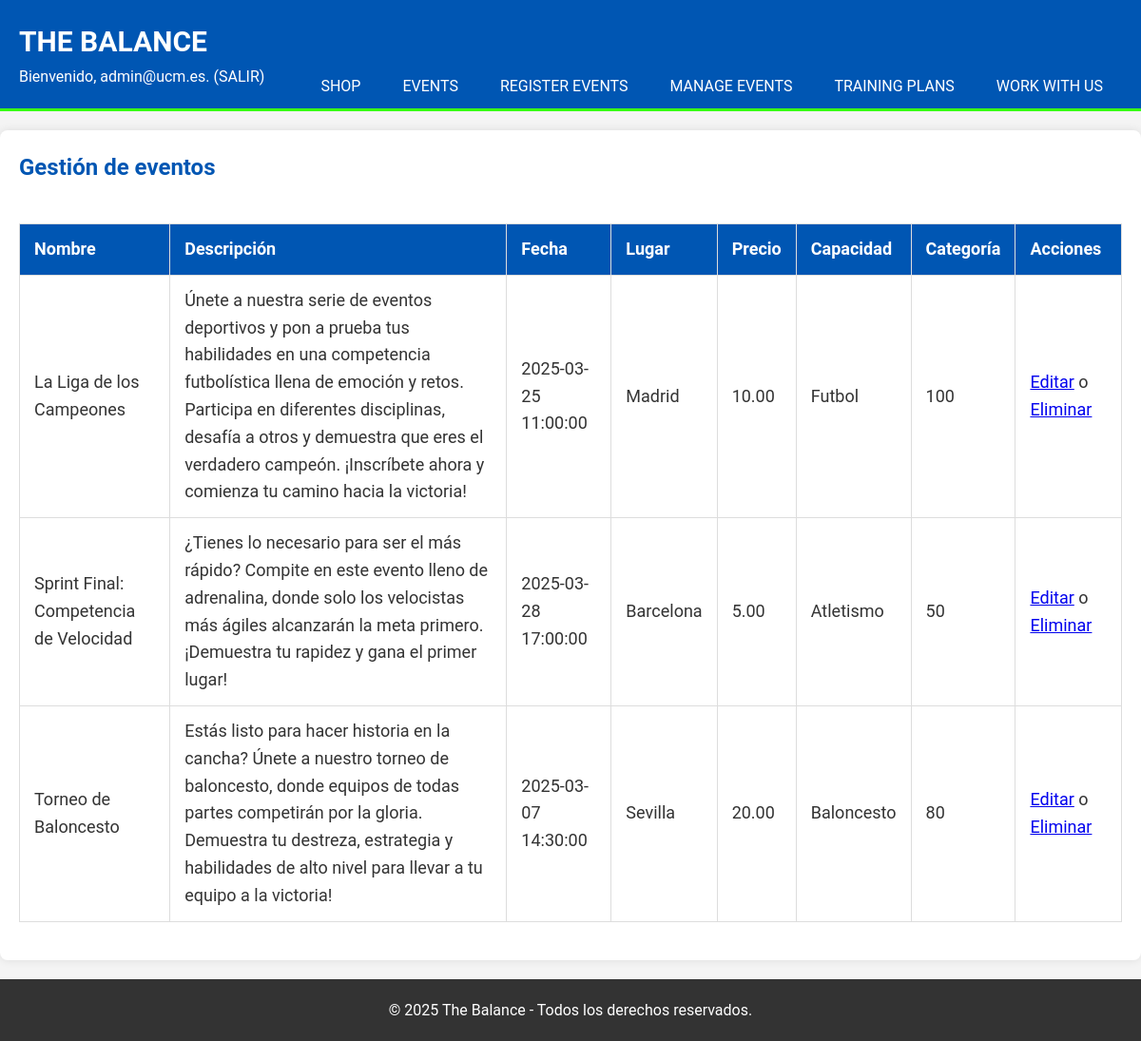
The app's page /manageEvents.php (signed in) with its own data.
### tables this page shows
CREATE TABLE `events` (
  `id` bigint(20) NOT NULL,
  `name` varchar(50) NOT NULL,
  `description` text DEFAULT NULL,
  `price` decimal(11,2) NOT NULL,
  `location` varchar(100) NOT NULL,
  `date` timestamp NOT NULL DEFAULT current_timestamp() ON UPDATE current_timestamp(),
  `capacity` int(11) NOT NULL,
  `category` varchar(50) NOT NULL,
  `email_provider` varchar(50) NOT NULL
);

### includes/event/eventAppService.php (called while the page is built, shortened)
<?php
    require_once("eventFactory.php");
    require_once("eventDTO.php");
    class eventAppService
    {
        private static $instance;
        public static function GetSingleton()
        {
            if (!self::$instance instanceof self)
            {
                self::$instance = new self;
            }
            return self::$instance;
        }
        public function getEventsByUserType($user_type)
        {
            $IEventDAO = eventFactory::CreateEvent();
            $eventsDTO = null;
            if ($user_type == 0)
            {
                $eventsDTO = $IEventDAO->getEvents();
            }
            else
            {
                $userDTO = json_decode($_SESSION["user"], true);
                $user_email = htmlspecialchars($userDTO["email"]);
                $eventsDTO = $IEventDAO->getEvents(array("email_provider" => $user_email));
            }
            return $eventsDTO;
        }
    }
?>

### includes/event/eventFactory.php (called while the page is built, shortened)
<?php
    require_once("eventDAO.php");
    class eventFactory
    {
        public static function CreateEvent() : IEvent
        {
            $eventDAO = false;
            $config = "DAO";
            if ($config === "DAO")
            {
                $eventDAO = new eventDAO();
            }
            else
            {
                $eventDAO = new eventMock();
            }
            return $eventDAO;
        }
    }
?>

### includes/event/eventDAO.php (called while the page is built, shortened)
<?php
    require_once("eventDTO.php");
    class eventDAO extends baseDAO implements IEvent
    {
        public function getEvents($filters = array() )
        {
            $events = array();
            try {
                $conn = application::getInstance()->getConnectionDb();
                $queryData = $this->constructSearchQuery($filters);
                $stmt = $conn->prepare($queryData['query']);
                if(!$stmt->execute())
                {
                    throw new Exception("Error al ejecutar la consulta: " . $stmt->error);
                }
                $stmt->bind_result($Id, $Name, $Description, $Price, $Location, $Date, $Capacity, $Category, $EmailProvider);
                while ($stmt->fetch())
                {
                    $event = new eventDTO($Id, $Name, $Description, $Date, $Price, $Location, $Category, $Capacity, $EmailProvider);
                    $events[] = $event;
                }
            } catch (Exception $e) {
                error_log($e->getMessage());
                throw $e;
            }
            return $events;
        }
        private function constructSearchQuery($filters)
        {
            $query = "SELECT * FROM events WHERE ";
            $args = array();
            $types = '';
            if (!empty($args))
            {
                $query = substr($query, 0, -4);
            }
            else
            {
                $query = "SELECT * FROM events";
            }
            return array('query' => $query, 'params' => $args, 'types' => $types);
        }
    }
?>

### includes/event/eventDTO.php (called while the page is built, shortened)
<?php
    class eventDTO implements JsonSerializable
    {
        private $id;
        private $name;
        private $desc;
        private $date;
        private $price;
        private $location;
        private $category;
        private $capacity;
        public function __construct($id, $name, $desc, $date, $price, $location, $capacity, $category, $email_provider)
        {
            $this->id = $id;
            $this->name = $name;
            $this->desc = $desc;
            $this->date = $date;
            $this->price = $price;
            $this->location = $location;
            $this->capacity = $capacity;
            $this->category = $category;
        }
        public function getId()
        {
            return $this->id;
        }
        public function getName()
        {
            return $this->name;
        }
        public function getDesc()
        {
            return $this->desc;
        }
        public function getDate()
        {
            return $this->date;
        }
        public function getPrice()
        {
            return $this->price;
        }
        public function getLocation()
        {
            return $this->location;
        }
        public function getCategory()
        {
            return $this->category;
        }
        public function getCapacity()
        {
            return $this->capacity;
        }
    }
?>

### manageEvents.php (the view, shortened to what this page needs)
<?php
    require_once("includes/event/eventDTO.php");
    require_once("includes/event/eventAppService.php");
    $mainContent = "";
    if(!isset($_SESSION["user"]))
    {
        $mainContent = <<<EOS
            <h1>No es posible gestionar eventos si no has iniciado sesión.</h1>
        EOS;
    }
    else
    {
        $userDTO = json_decode($_SESSION["user"], true);
        $user_type = htmlspecialchars($userDTO["usertype"]);
        if ( $user_type != 2 &&  $user_type != 0)
        {
            $mainContent = <<<EOS
            <h1>No es posible gestionar eventos si no se es proveedor o administrador.</h1>
        EOS;
        }
        else
        {
            $eventAppService = eventAppService::GetSingleton();
            $eventsDTO = $eventAppService->getEventsByUserType($user_type);
            $mainContent = <<<EOS
                <h1>Gestión de eventos</h1>
                <div class="table-container">
                <table>
                    <tr>
                        <th>Nombre</th>
                        <th>Descripción</th>
                        <th>Fecha</th>
                        <th>Lugar</th>
                        <th>Precio</th>
                        <th>Capacidad</th>
                        <th>Categoría</th>
                        <th>Acciones</th>
                    </tr>
            EOS;
            foreach($eventsDTO as $event)
            {
                $mainContent .= <<<EOS
                    <tr>
                        <td>{$event->getName()}</td>
                        <td>{$event->getDesc()}</td>
                        <td>{$event->getDate()}</td>
                        <td>{$event->getLocation()}</td>
                        <td>{$event->getPrice()}</td>
                        <td>{$event->getCapacity()}</td>
                        <td>{$event->getCategory()}</td>
                        <td>
                            <a href="updateEvents.php?eventId={$event->getId()}">Editar</a>
                            o
                            <a href="manageEvents.php?eventId={$event->getId()}" onclick="return confirm('¿Estás seguro de que deseas eliminar este evento?');">Eliminar</a>
                        </td>
                    </tr>
                EOS;
            }
            $mainContent .= "</table> </div>";
        }
    }
    require_once("includes/views/template/template.php");
?>

### includes/views/template/template.php (shortened to what this page needs)
<!DOCTYPE html>
<html lang="es">
<head>
    <link rel="stylesheet" type="text/css" href="CSS/styles.css" />
</head>
<body>
    <div id="container">
        <?php
            require("includes/views/common/header.php");
        ?>
        <main>
            <article>
                <?=$mainContent?>
            </article>
        </main>
        <?php
            require("includes/views/common/footer.php");
        ?>
    </div>
</body>
</html>

### includes/views/common/header.php
<?php
    function mostrarLogin()
    {
        if (isset($_SESSION["login"]) && ($_SESSION["login"]===true))
        {
            $user = json_decode($_SESSION["user"], true);
            echo "Bienvenido, " . $user["email"] . ". <a href='logout.php'>(salir)</a>";
        }
        else
        {
            echo "Usuario desconocido. <a href='login.php'>Login.</a> <a href='register.php'>Registro</a>";
        }
    }
?>
<header>
    <div class="logo">
        <a href="index.php">The Balance</a>
    </div>
    <nav>
        <ul>
            <li><a href="index.php">Shop</a></li>
            <li><a href="searchEvents.php">Events</a></li>
            <li><a href="registerEvents.php">Register Events</a></li>
            <li><a href="manageEvents.php">Manage Events</a></li>
            <li><a href="index.php">Training Plans</a></li>
            <li><a href="index.php">Work with Us</a></li>
        </ul>
    </nav>
    <div class="Login">
        <?php
            mostrarLogin();
        ?>
    </div>
</header>

### includes/views/common/footer.php
<footer>
    <p>&copy; 2025 The Balance - Todos los derechos reservados.</p>
</footer>

### CSS/styles.css (style rules this page uses)
* { margin: 0; padding: 0; box-sizing: border-box; }
body { font-family: 'Roboto', sans-serif; background-color: #f4f4f4; color: #333; line-height: 1.6; margin: 0; padding: 0; }
header { background: #0056b3; color: #fff; padding: 20px 20px; border-bottom: #39ff14 3px solid; }
header a { color: #fff; text-decoration: none; text-transform: uppercase; font-size: 16px; }
header .logo a { font-size: 30px; font-weight: bold; }
header ul { padding: 0; list-style: none; }
header li { display: inline; padding: 0 20px; }
header nav { float: right; margin-top: 10px; }
main { padding: 20px; background: #fff; margin-top: 20px; box-shadow: 0 0 10px rgba(0, 0, 0, 0.1); border-radius: 8px; }
main h1 { margin-bottom: 20px; color: #0056b3; }
footer { background: #333; color: #fff; text-align: center; padding: 20px; margin-top: 20px; }
footer p { margin: 0; }
.table-container { width: 100%; overflow-x: auto; }
.table-container table { width: 100%; border-collapse: collapse; margin: 20px 0; font-size: 18px; text-align: left; }
.table-container th, .table-container td { padding: 12px 15px !important; border: 1px solid #ddd !important; }
.table-container th { background-color: #0056b3 !important; color: white !important; font-weight: bold !important; }

### records on screen
events: name "La Liga de los Campeones", description "Únete a nuestra serie de eventos deportivos y pon a prueba tus habilidades en una competencia futbolística llena de emoción y retos. Participa en diferentes disciplinas, desafía a otros y demuestra que eres el verdadero campeón. ¡Inscríbete ahora y comienza tu camino hacia la victoria!", date "2025-03-25 11:00:00", location "Madrid", price "10.00", category "Futbol", capacity "100"
events: name "Sprint Final: Competencia de Velocidad", description "¿Tienes lo necesario para ser el más rápido? Compite en este evento lleno de adrenalina, donde solo los velocistas más ágiles alcanzarán la meta primero. ¡Demuestra tu rapidez y gana el primer lugar!", date "2025-03-28 17:00:00", location "Barcelona", price "5.00", category "Atletismo", capacity "50"
events: name "Torneo de Baloncesto", description "Estás listo para hacer historia en la cancha? Únete a nuestro torneo de baloncesto, donde equipos de todas partes competirán por la gloria. Demuestra tu destreza, estrategia y habilidades de alto nivel para llevar a tu equipo a la victoria!", date "2025-03-07 14:30:00", location "Sevilla", price "20.00", category "Baloncesto", capacity "80"

### other values on screen
$user["email"] "admin@ucm.es"
